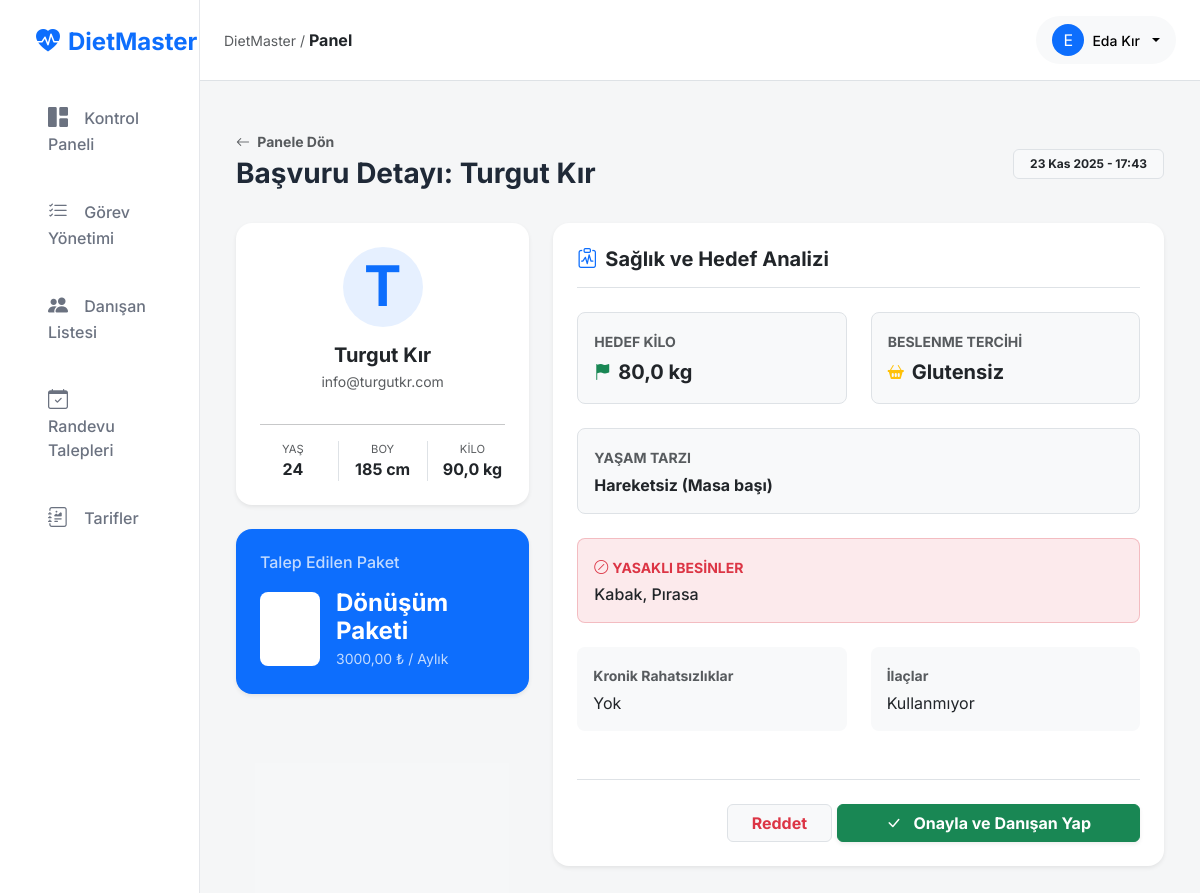
/plans/manage/8/ (signed in), run on the app's committed database.
### apps/users/models.py (models this page shows, shortened)
class CustomUser(AbstractUser):
    class Role(models.TextChoices):
        ADMIN = "ADMIN", "Diyetisyen (Admin)"
        STAFF = "STAFF", "Stajyer"
        CLIENT = "CLIENT", "Danışan"
        NEW_CLIENT = "NEW_CLIENT", "Yeni Üye (Potansiyel)"
    role = models.CharField(
        max_length=50,
        choices=Role.choices,
        default=Role.NEW_CLIENT,
        verbose_name="Kullanıcı Rolü"
    )
    phone_number = models.CharField(
        max_length=15,
        blank=True,
        null=True,
        verbose_name="Telefon Numarası"
    )
    profile_photo = models.ImageField(
        upload_to='profile_photos/',
        blank=True,
        null=True,
        verbose_name="Profil Fotoğrafı"
    )

### apps/plans/models.py (models this page shows, shortened)
class PlanRequest(models.Model):
    STATUS_CHOICES = [
        ('pending', 'Onay Bekliyor'),
        ('approved', 'Onaylandı'),
        ('rejected', 'Reddedildi'),
    ]
    user = models.ForeignKey(settings.AUTH_USER_MODEL, on_delete=models.CASCADE, related_name="plan_requests")
    plan = models.ForeignKey(DietPlan, on_delete=models.CASCADE)
    status = models.CharField(max_length=20, choices=STATUS_CHOICES, default='pending')
    created_at = models.DateTimeField(auto_now_add=True)
    admin_note = models.TextField("Admin Notu", blank=True)
    class Meta:
        ordering = ['-created_at']

class DietPlan(models.Model):
    name = models.CharField("Paket Adı", max_length=100)
    price = models.DecimalField("Fiyat", max_digits=10, decimal_places=2)
    currency = models.CharField("Para Birimi", max_length=3, default="₺")
    duration_days = models.PositiveIntegerField("Süre (Gün)", default=30)
    description = models.TextField("Kısa Açıklama", blank=True)
    is_popular = models.BooleanField("En Popüler", default=False)
    icon_class = models.CharField("İkon Class", max_length=50, default="bi-star", help_text="Bootstrap Icon")
    color_theme = models.CharField("Renk Teması", max_length=20, default="primary", help_text="primary, success, warning vb.")
    created_at = models.DateTimeField(auto_now_add=True)

### apps/profiles/models.py (models this page shows, shortened)
class PatientProfile(models.Model):
    GENDER_CHOICES = [
        ('M', 'Erkek'),
        ('F', 'Kadın'),
    ]
    ACTIVITY_LEVEL_CHOICES = [
        ('sedentary', 'Hareketsiz (Masa başı)'),
        ('light', 'Az Hareketli (Haftada 1-3 gün spor)'),
        ('moderate', 'Orta Hareketli (Haftada 3-5 gün spor)'),
        ('active', 'Çok Hareketli (Haftada 6-7 gün spor)'),
        ('athlete', 'Profesyonel Sporcu'),
    ]
    WATER_HABIT_CHOICES = [
        ('bad', 'Çok az içiyorum (<1L)'),
        ('medium', 'Ortalama (1.5L - 2L)'),
        ('good', 'Çok iyi (>2.5L)'),
    ]
    DIET_PREFERENCE_CHOICES = [
        ('standard', 'Her şeyi yerim'),
        ('vegan', 'Vegan'),
        ('vegetarian', 'Vejetaryen'),
        ('ketogenic', 'Ketojenik'),
        ('gluten_free', 'Glutensiz'),
    ]
    user = models.OneToOneField(
        settings.AUTH_USER_MODEL,
        on_delete=models.CASCADE,
        related_name='profile'
    )
    birth_date = models.DateField("Doğum Tarihi", null=True, blank=True)
    gender = models.CharField("Cinsiyet", max_length=1, choices=GENDER_CHOICES, default='F')
    height = models.PositiveIntegerField("Boy (cm)", help_text="Örn: 175", null=True, blank=True)
    weight = models.DecimalField("Kilo (kg)", max_digits=5, decimal_places=1, help_text="Örn: 70.5", null=True, blank=True)
    chronic_diseases = models.TextField("Kronik Rahatsızlıklar", blank=True, help_text="Örn: Diyabet Tip 2, Haşimato")
    allergies = models.TextField("Alerjiler & İntoleranslar", blank=True, help_text="Örn: Gluten, Laktoz")
    medications = models.TextField("Kullanılan İlaçlar", blank=True, help_text="Düzenli kullanılan ilaçlar.")
    activity_level = models.CharField("Aktivite Seviyesi", max_length=20, choices=ACTIVITY_LEVEL_CHOICES, default='sedentary')
    daily_activity = models.CharField("Günlük Hareket", max_length=50, choices=ACTIVITY_LEVEL_CHOICES, default='sedentary')
    water_habit = models.CharField("Su İçme Alışkanlığı", max_length=50, choices=WATER_HABIT_CHOICES, default='medium')
    goal_weight = models.DecimalField("Hedef Kilo", max_digits=5, decimal_places=1, null=True, blank=True)
    target_date = models.DateField("Hedef Tarih", null=True, blank=True, help_text="Bu kiloya ne zaman ulaşmak istiyorsun?")
    motivation_level = models.IntegerField("Motivasyon Seviyesi (1-10)", default=5)
    diet_preference = models.CharField("Beslenme Tipi", max_length=50, choices=DIET_PREFERENCE_CHOICES, default='standard')
    disliked_foods = models.TextField("Sevmediği Besinler", blank=True, help_text="Örn: Brokoli, Mantar...")
    is_onboarding_complete = models.BooleanField("Sihirbaz Tamamlandı mı?", default=False)
    updated_at = models.DateTimeField(auto_now=True)
    @property
    def age(self):
        if self.birth_date:
            today = date.today()
            return today.year - self.birth_date.year - ((today.month, today.day) < (self.birth_date.month, self.birth_date.day))
        return None

### apps/plans/views.py (the view, shortened to what this page needs)
# urls.py: path('manage/<int:request_id>/', views.manage_request, name='manage_request'),
@login_required
def manage_request(request, request_id):
    if request.user.role != 'ADMIN':
        return redirect('core:dashboard')
    plan_request = get_object_or_404(PlanRequest, id=request_id)
    profile = plan_request.user.profile # İlişkili profil verisi
    return render(request, 'plans/request_detail.html', {
        'req': plan_request,
        'profile': profile
    })

### apps/plans/templates/plans/request_detail.html (shortened to what this page needs)
{% extends 'base.html' %}
{% load static %}
{% block content %}
<div class="container py-4">
    <div class="d-flex justify-content-between align-items-center mb-4">
        <div>
            <a href="{% url 'core:dashboard' %}" class="text-decoration-none text-muted small fw-bold">
                <i class="bi bi-arrow-left me-1"></i> Panele Dön
            </a>
            <h3 class="fw-bold mt-1">Başvuru Detayı: {{ req.user.get_full_name }}</h3>
        </div>
        <span class="badge bg-light text-dark border px-3 py-2">
            {{ req.created_at|date:"d M Y - H:i" }}
        </span>
    </div>
    <div class="row g-4">
        <div class="col-lg-4">
            <div class="card border-0 shadow-sm rounded-4 mb-4 text-center p-4">
                <div class="bg-primary bg-opacity-10 text-primary rounded-circle mx-auto d-flex align-items-center justify-content-center fw-bold display-4 mb-3" style="width: 80px; height: 80px;">
                    {{ req.user.first_name|slice:":1" }}
                </div>
                <h5 class="fw-bold mb-1">{{ req.user.get_full_name }}</h5>
                <p class="text-muted small">{{ req.user.email }}</p>
                <hr>
                <div class="row text-center">
                    <div class="col-4">
                        <small class="text-muted d-block text-uppercase" style="font-size: 0.7rem;">Yaş</small>
                        <span class="fw-bold">{{ profile.age|default:"--" }}</span>
                    </div>
                    <div class="col-4 border-start border-end">
                        <small class="text-muted d-block text-uppercase" style="font-size: 0.7rem;">Boy</small>
                        <span class="fw-bold">{{ profile.height }} cm</span>
                    </div>
                    <div class="col-4">
                        <small class="text-muted d-block text-uppercase" style="font-size: 0.7rem;">Kilo</small>
                        <span class="fw-bold">{{ profile.weight }} kg</span>
                    </div>
                </div>
            </div>
            <div class="card border-0 shadow-sm rounded-4 p-4 bg-primary text-white">
                <h6 class="opacity-75 mb-3">Talep Edilen Paket</h6>
                <div class="d-flex align-items-center">
                    <div class="bg-white bg-opacity-20 p-3 rounded-3 me-3">
                        <i class="{{ req.plan.icon_class }} fs-3"></i>
                    </div>
                    <div>
                        <h4 class="fw-bold mb-0">{{ req.plan.name }}</h4>
                        <small class="opacity-75">{{ req.plan.price }} ₺ / Aylık</small>
                    </div>
                </div>
            </div>
        </div>
        <div class="col-lg-8">
            <div class="card border-0 shadow-sm rounded-4 p-4 h-100">
                <h5 class="fw-bold text-dark mb-4 border-bottom pb-3">
                    <i class="bi bi-clipboard-pulse me-2 text-primary"></i>Sağlık ve Hedef Analizi
                </h5>
                <div class="row g-4">
                    <div class="col-md-6">
                        <div class="p-3 rounded-3 bg-light border border-dashed">
                            <label class="small text-muted fw-bold text-uppercase">Hedef Kilo</label>
                            <div class="d-flex align-items-center mt-1">
                                <i class="bi bi-flag-fill text-success me-2"></i>
                                <span class="fs-5 fw-bold text-dark">{{ profile.goal_weight }} kg</span>
                            </div>
                        </div>
                    </div>
                    <div class="col-md-6">
                        <div class="p-3 rounded-3 bg-light border border-dashed">
                            <label class="small text-muted fw-bold text-uppercase">Beslenme Tercihi</label>
                            <div class="d-flex align-items-center mt-1">
                                <i class="bi bi-basket2-fill text-warning me-2"></i>
                                <span class="fs-5 fw-bold text-dark">{{ profile.get_diet_preference_display }}</span>
                            </div>
                        </div>
                    </div>
                    <div class="col-12">
                        <div class="p-3 rounded-3 bg-light border border-dashed">
                            <label class="small text-muted fw-bold text-uppercase">Yaşam Tarzı</label>
                            <div class="mt-1 fw-bold text-dark">{{ profile.get_daily_activity_display }}</div>
                        </div>
                    </div>
                    <div class="col-12">
                        <div class="p-3 rounded-3 bg-danger bg-opacity-10 border border-danger border-opacity-25">
                            <label class="small text-danger fw-bold text-uppercase mb-1">
                                <i class="bi bi-slash-circle me-1"></i>Yasaklı Besinler
                            </label>
                            <p class="mb-0 fw-medium text-dark">{{ profile.disliked_foods|default:"Belirtilmemiş" }}</p>
                        </div>
                    </div>
                    <div class="col-md-6">
                        <div class="p-3 rounded-3 bg-light">
                            <label class="small text-muted fw-bold">Kronik Rahatsızlıklar</label>
                            <p class="mb-0 mt-1">{{ profile.chronic_diseases|default:"Yok" }}</p>
                        </div>
                    </div>
                    <div class="col-md-6">
                        <div class="p-3 rounded-3 bg-light">
                            <label class="small text-muted fw-bold">İlaçlar</label>
                            <p class="mb-0 mt-1">{{ profile.medications|default:"Kullanmıyor" }}</p>
                        </div>
                    </div>
                </div>
                <div class="mt-5 pt-4 border-top d-flex justify-content-end gap-3">
                    <form method="post">
                        <button type="submit" name="action" value="reject" class="btn btn-light text-danger border fw-bold px-4" onclick="return confirm('Reddetmek istediğine emin misin?')">
                            Reddet
                        </button>
                        <button type="submit" name="action" value="approve" class="btn btn-success text-white px-5 fw-bold shadow-sm">
                            <i class="bi bi-check-lg me-2"></i> Onayla ve Danışan Yap
                        </button>
                    </form>
                </div>
            </div>
        </div>
    </div>
</div>
{% endblock %}

### templates/base.html (shortened to what this page needs)
{% load static %}
<!DOCTYPE html>
<html lang="tr">
<head>
    <link href="https://cdn.jsdelivr.net/npm/bootstrap@5.3.2/dist/css/bootstrap.min.css" rel="stylesheet">
    <link rel="stylesheet" href="https://cdn.jsdelivr.net/npm/bootstrap-icons@1.11.3/font/bootstrap-icons.min.css">
    <link rel="stylesheet" href="{% static 'css/main.css' %}">
</head>
<body>
<div class="container-fluid">
    <div class="row">
        {% if user.is_authenticated %}
        <nav id="sidebar" class="col-md-3 col-lg-2 d-none d-md-block sidebar min-vh-100">
            <div class="position-sticky pt-3">
                <div class="px-4 pb-4 pt-2">
                    <a class="navbar-brand fs-4 fw-bold text-primary d-flex align-items-center" href="{% url 'core:dashboard' %}">
                        <i class="bi bi-heart-pulse-fill me-2"></i> DietMaster
                    </a>
                </div>
                <ul class="nav flex-column px-2">
                    <li class="nav-item mb-1">
                        <a class="nav-link {% if request.resolver_match.view_name == 'core:dashboard' %}active{% endif %}" href="{% url 'core:dashboard' %}">
                            <i class="bi bi-grid-1x2-fill"></i>
                            <span>Kontrol Paneli</span>
                        </a>
                    </li>
                    {% if user.role == 'ADMIN' %}
                    <li class="nav-item mb-1">
                        <a class="nav-link {% if 'gamification' in request.path %}active{% endif %}" href="{% url 'gamification:manager' %}">
                            <i class="bi bi-list-check"></i>
                            <span>Görev Yönetimi</span>
                        </a>
                    </li>
                    <li class="nav-item mb-1">
                        <a class="nav-link {% if 'nutrition/clients' in request.path %}active{% endif %}" href="{% url 'nutrition:client_list' %}">
                            <i class="bi bi-people-fill"></i>
                            <span>Danışan Listesi</span>
                        </a>
                    </li>
                    <li class="nav-item mb-1">
                        <a class="nav-link {% if 'appointments' in request.path %}active{% endif %}" href="{% url 'appointments:calendar' %}">
                            <i class="bi bi-calendar-check"></i>
                            <span>Randevu Talepleri</span>
                        </a>
                    </li>
                    {% endif %}
                    <li class="nav-item mb-1">
                        <a class="nav-link {% if 'recipes' in request.resolver_match.view_name %}active{% endif %}" href="{% url 'recipes:list' %}">
                            <i class="bi bi-journal-richtext"></i>
                            <span>Tarifler</span>
                        </a>
                    </li>
                </ul>
            </div>
        </nav>
        {% endif %}
        <div class="col-md-9 ms-sm-auto col-lg-10 p-0 bg-light bg-opacity-50 min-vh-100">
            <header class="header-navbar sticky-top bg-white border-bottom d-flex align-items-center justify-content-between px-4 py-3">
                <div class="d-none d-md-block">
                    <span class="text-muted small">DietMaster / </span>
                    <span class="fw-bold text-dark">{% block title_breadcrumb %}Panel{% endblock %}</span>
                </div>
                <div class="dropdown">
                    <button class="btn btn-light bg-gray-50 border-0 dropdown-toggle d-flex align-items-center gap-2 py-2 px-3 rounded-pill" type="button" data-bs-toggle="dropdown" aria-expanded="false">
                        <div class="bg-primary text-white rounded-circle d-flex align-items-center justify-content-center" style="width: 32px; height: 32px;">
                            {{ request.user.first_name|slice:":1"|default:request.user.username|slice:":1"|upper }}
                        </div>
                        <span class="fw-medium small d-none d-md-inline">{{ request.user.get_full_name|default:request.user.username }}</span>
                    </button>
                </div>
            </header>
            <main class="p-4">
                {% block content %}{% endblock %}
            </main>
        </div>
    </div>
</div>
</body>
</html>

### data on the page
CustomUser: user.first_name "E", user.get_full_name "Eda Kır"
PlanRequest: user.get_full_name "Turgut Kır", created_at "23 Kas 2025 - 17:43", user.first_name "T", user.email "info@turgutkr.com", plan.name "Dönüşüm Paketi", plan.price "3000,00"
PatientProfile: age "24", height "185", weight "90,0", goal_weight "80,0", diet_preference "Glutensiz", daily_activity "Hareketsiz (Masa başı)", disliked_foods "Kabak, Pırasa", chronic_diseases "Yok", medications "Kullanmıyor"
